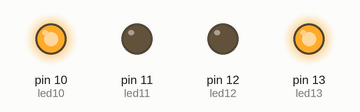
A sketch run on a simulated Arduino Uno, built with avr-gcc and run on an emulated ATmega328P. On the bench: output pins drawn as LEDs (lit = HIGH).

Above: at 0.2 s.
At 3.7 s:
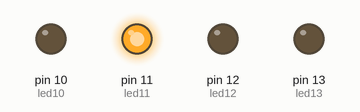
At 5.2 s:
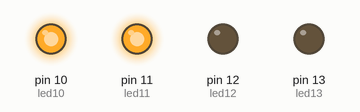
At 7.2 s:
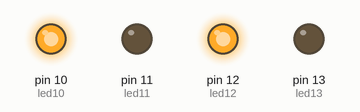
At 7.7 s:
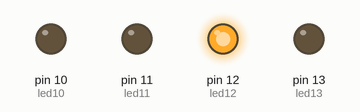
At 10.7 s:
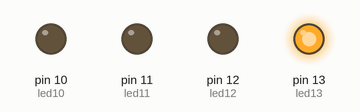
Timing chart, 0 to 11.7 s (numbered marks = the images above):
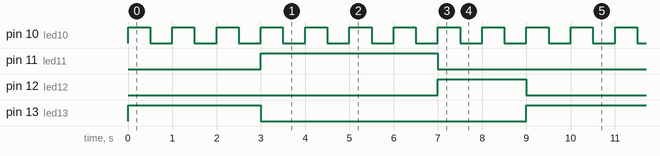

The sketch:

Semaforo.ino
```cpp
int led13 = 13;
int led12 = 12;
int led11 = 11;
int led10 = 10;

void setup() {
	//Inicializado cada porta como saida
	pinMode(led10, OUTPUT);
	pinMode(led11, OUTPUT);
	pinMode(led12, OUTPUT);
	pinMode(led13, OUTPUT);
}

void loop() {

	digitalWrite(led10, 1);
	digitalWrite(led13, 1);
	delay(500);
	digitalWrite(led10, 0);
	delay(500);
	digitalWrite(led10, 1);
	delay(500);
	digitalWrite(led10, 0);
	delay(500);
	digitalWrite(led10, 1);
	delay(500);
	digitalWrite(led10, 0);
	delay(500);
	digitalWrite(led13, 0);

	digitalWrite(led10, 1);
	digitalWrite(led11, 1);
	delay(500);
	digitalWrite(led10, 0);
	delay(500);
	digitalWrite(led10, 1);
	delay(500);
	digitalWrite(led10, 0);
	delay(500);
	digitalWrite(led10, 1);
	delay(500);
	digitalWrite(led10, 0);
	delay(500);
	digitalWrite(led10, 1);
	delay(500);
	digitalWrite(led10, 0);
	delay(500);
	digitalWrite(led11, 0);


	digitalWrite(led10, 1);
	digitalWrite(led12, 1);
	delay(500);
	digitalWrite(led10, 0);
	delay(500);
	digitalWrite(led10, 1);
	delay(500);
	digitalWrite(led10, 0);
	delay(500);
	digitalWrite(led12, 0);

}
```

Measured:
- by itself, pin 10 (led10): alternates HIGH for 0.50 s and LOW for 0.50 s
- by itself, pin 11 (led11): alternates HIGH for 4.0 s and LOW for 5.0 s
- by itself, pin 12 (led12): alternates HIGH for 2.0 s and LOW for 7.0 s
- by itself, pin 13 (led13): alternates HIGH for 3.0 s and LOW for 6.0 s
